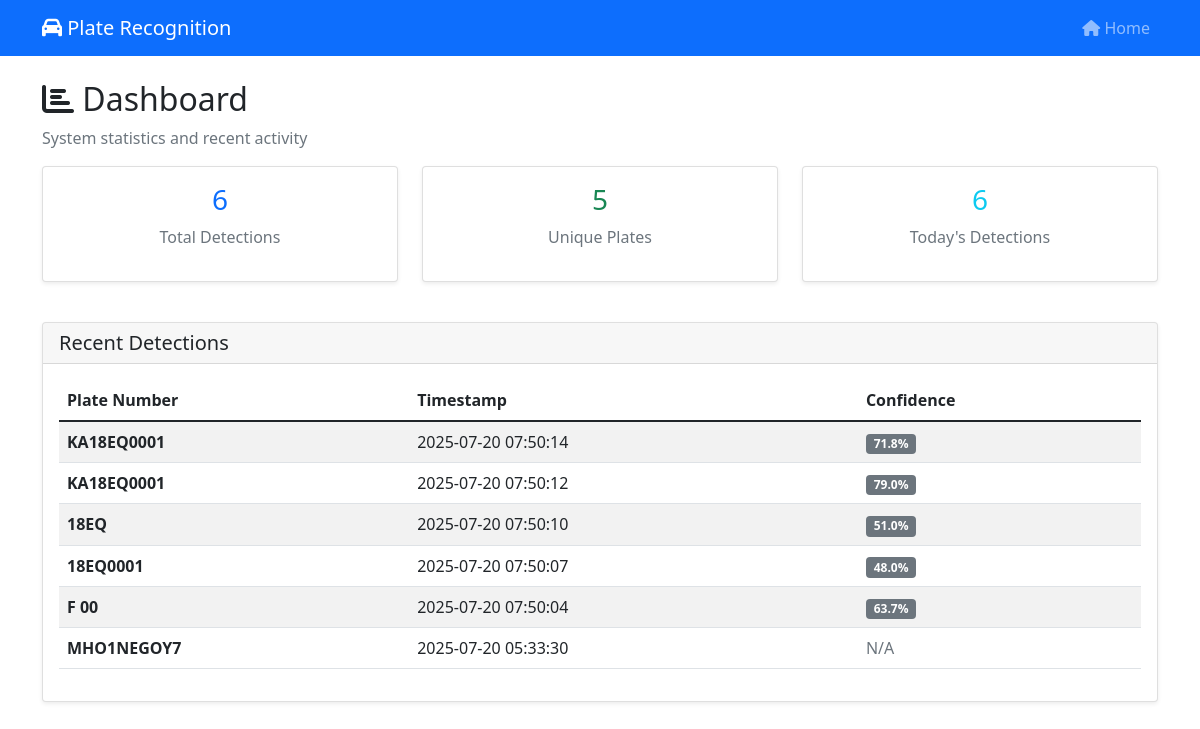
Page /dashboard on the earlier database version.
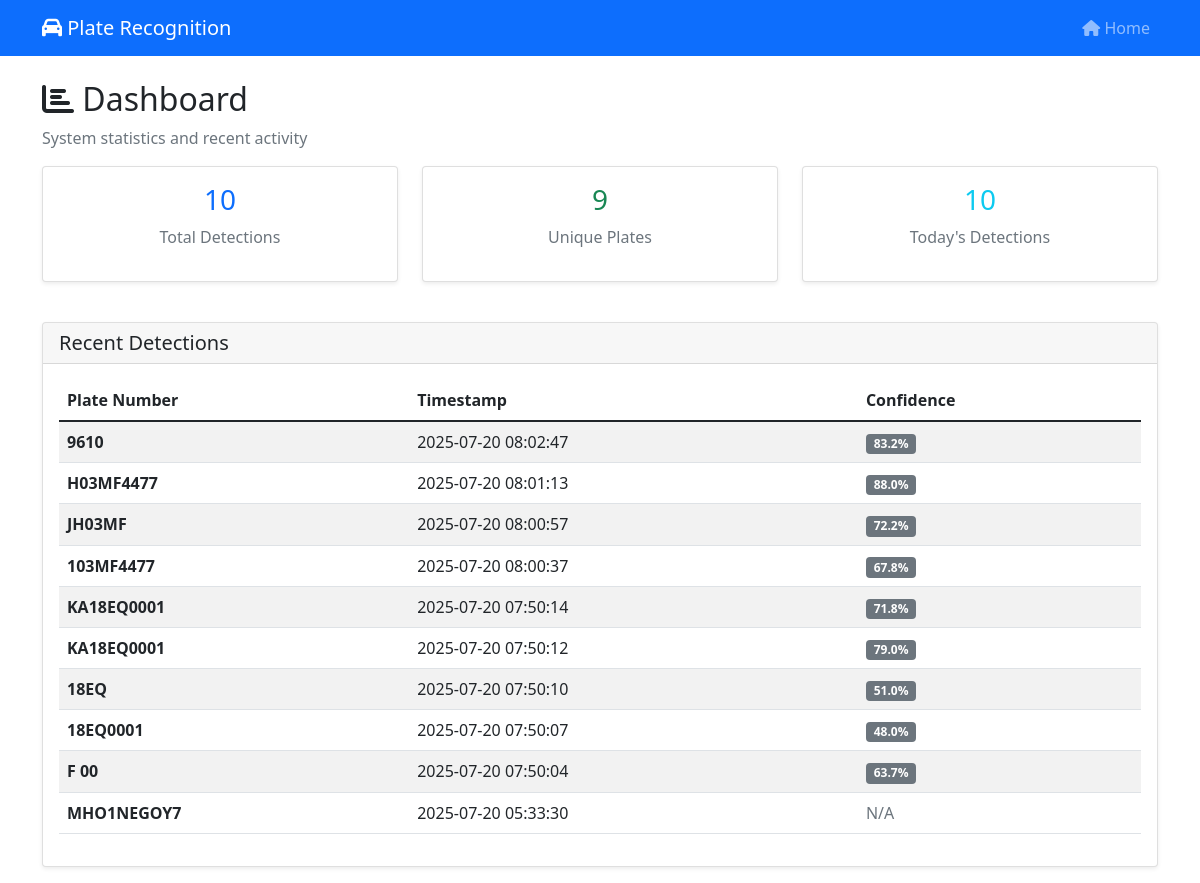
Same page on the later database version.
### tables this page shows
CREATE TABLE detected_plates (
                id INTEGER PRIMARY KEY AUTOINCREMENT,
                plate_number TEXT NOT NULL,
                confidence_score REAL,
                timestamp DATETIME DEFAULT CURRENT_TIMESTAMP,
                image_path TEXT,
                vehicle_type TEXT,
                location TEXT,
                status TEXT DEFAULT 'detected'
            );

### app/web/routes.py (the view)
@main.route('/dashboard')
def dashboard():
    stats = db_manager.get_statistics()
    recent_plates = db_manager.get_recent_plates(50)
    return render_template('dashboard.html', stats=stats, recent_plates=recent_plates)

### app/models/database.py (called while the page is built)
    def get_connection(self):
        if not hasattr(self._local, 'connection'):
            self._local.connection = sqlite3.connect(str(self.db_path))
            self._local.connection.row_factory = sqlite3.Row
        return self._local.connection

    def get_recent_plates(self, limit=50):
        conn = self.get_connection()
        cursor = conn.cursor()
        cursor.execute('''
            SELECT * FROM detected_plates
            ORDER BY timestamp DESC
            LIMIT ?
        ''', (limit,))
        return cursor.fetchall()

    def get_statistics(self):
        conn = self.get_connection()
        cursor = conn.cursor()
        cursor.execute('SELECT COUNT(*) FROM detected_plates')
        total_plates = cursor.fetchone()[0]
        cursor.execute('SELECT COUNT(DISTINCT plate_number) FROM detected_plates')
        unique_plates = cursor.fetchone()[0]
        cursor.execute('''
            SELECT COUNT(*) FROM detected_plates
            WHERE DATE(timestamp) = DATE('now')
        ''')
        today_detections = cursor.fetchone()[0]
        return {
            'total_plates': total_plates,
            'unique_plates': unique_plates,
            'today_detections': today_detections
        }

### app/web/templates/dashboard.html (shortened to what this page needs)
{% extends "base.html" %}
{% block content %}
<div class="row">
    <div class="col-12">
        <h2><i class="fas fa-chart-bar"></i> Dashboard</h2>
        <p class="text-muted">System statistics and recent activity</p>
    </div>
</div>
<div class="row">
    <div class="col-md-4">
        <div class="card">
            <div class="card-body text-center">
                <h3 class="text-primary">{{ stats.total_plates or 0 }}</h3>
                <p class="text-muted">Total Detections</p>
            </div>
        </div>
    </div>
    <div class="col-md-4">
        <div class="card">
            <div class="card-body text-center">
                <h3 class="text-success">{{ stats.unique_plates or 0 }}</h3>
                <p class="text-muted">Unique Plates</p>
            </div>
        </div>
    </div>
    <div class="col-md-4">
        <div class="card">
            <div class="card-body text-center">
                <h3 class="text-info">{{ stats.today_detections or 0 }}</h3>
                <p class="text-muted">Today's Detections</p>
            </div>
        </div>
    </div>
</div>
<div class="row mt-4">
    <div class="col-12">
        <div class="card">
            <div class="card-header">
                <h5 class="mb-0">Recent Detections</h5>
            </div>
            <div class="card-body">
                {% if recent_plates %}
                    <div class="table-responsive">
                        <table class="table table-striped">
                            <thead>
                                <tr>
                                    <th>Plate Number</th>
                                    <th>Timestamp</th>
                                    <th>Confidence</th>
                                </tr>
                            </thead>
                            <tbody>
                                {% for plate in recent_plates %}
                                <tr>
                                    <td><strong>{{ plate.plate_number }}</strong></td>
                                    <td>{{ plate.timestamp }}</td>
                                    <td>
                                        {% if plate.confidence_score %}
                                            <span class="badge bg-secondary">{{ "%.1f"|format(plate.confidence_score) }}%</span>
                                        {% else %}
                                            <span class="text-muted">N/A</span>
                                        {% endif %}
                                    </td>
                                </tr>
                                {% endfor %}
                            </tbody>
                        </table>
                    </div>
                {% else %}
                    <p class="text-muted text-center">No plates detected yet</p>
                {% endif %}
            </div>
        </div>
    </div>
</div>
{% endblock %}

### app/web/templates/base.html (shortened to what this page needs)
<!DOCTYPE html>
<html lang="en">
<head>
    <link href="https://cdn.jsdelivr.net/npm/bootstrap@5.1.3/dist/css/bootstrap.min.css" rel="stylesheet">
    <link href="https://cdnjs.cloudflare.com/ajax/libs/font-awesome/6.0.0/css/all.min.css" rel="stylesheet">
    <link href="{{ url_for('static', filename='css/style.css') }}" rel="stylesheet">
</head>
<body>
    <nav class="navbar navbar-expand-lg navbar-dark bg-primary">
        <div class="container">
            <a class="navbar-brand" href="{{ url_for('main.index') }}">
                <i class="fas fa-car"></i> Plate Recognition
            </a>
            <div class="collapse navbar-collapse">
                <ul class="navbar-nav ms-auto">
                    <li class="nav-item">
                        <a class="nav-link" href="{{ url_for('main.index') }}">
                            <i class="fas fa-home"></i> Home
                        </a>
                    </li>
                </ul>
            </div>
        </div>
    </nav>
    <main class="container mt-4">
        {% block content %}{% endblock %}
    </main>
</body>
</html>

### app/static/css/style.css (style rules this page uses)
.card { box-shadow: 0 0.125rem 0.25rem rgba(0, 0, 0, 0.075); margin-bottom: 1rem; }

Differences in the rows shown:
added detected_plates: plate_number "9610", timestamp "2025-07-20 08:02:47", confidence_score "83.2"
added detected_plates: plate_number "H03MF4477", timestamp "2025-07-20 08:01:13", confidence_score "88.0"
added detected_plates: plate_number "JH03MF", timestamp "2025-07-20 08:00:57", confidence_score "72.2"
added detected_plates: plate_number "103MF4477", timestamp "2025-07-20 08:00:37", confidence_score "67.8"
Other differences:
{{ stats.total_plates or 0 }}: "6" → "10"
{{ stats.unique_plates or 0 }}: "5" → "9"
{{ stats.today_detections or 0 }}: "6" → "10"
